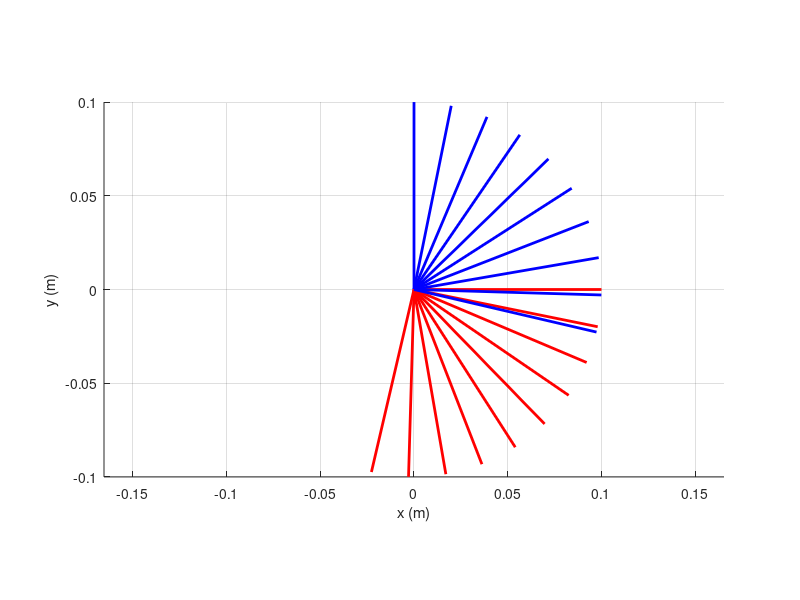
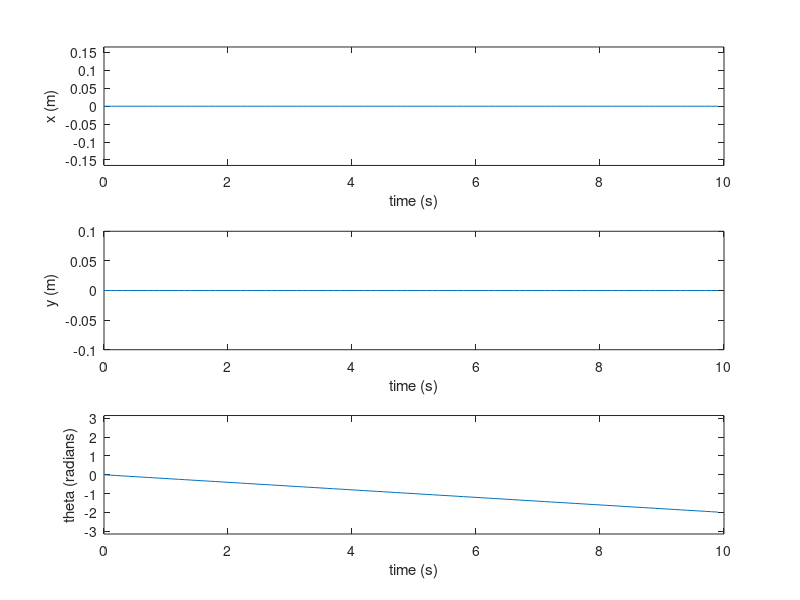

Source code (MATLAB) for these figures, in order:
%%

% this is not a problem
% simulator of omni-directional robot (from course website)

%% Try changing the wheel speeds to see what motions the robot does.
numSeconds=10;
% The speed of the first wheel (rad/s)
phi1 = 1.0;
% The speed of the second wheel (rad/s)
phi2 = 1.0;
% The speed of the third wheel (rad/s)
phi3 = 1.0;  
  
%%%%%%%%%%%%%%%%%%%%%%%%%%%%%%%      
%% Run and plot the simulation
% Wheel 1, the far right wheel
alpha1=0.0;
beta1=0.0;
ell1=0.5;

% Wheel 2, the top left wheel
alpha2=(2/3)*pi;
beta2=0.0;
ell2=0.5;
      
% Wheel 3, the bottom left wheel
alpha3=(4/3)*pi;
beta3=0.0;
ell3=0.5;

% The wheel radius
r = 0.1;
    
% Build the wheel equations
J1 = [sin(alpha1+beta1), -cos(alpha1+beta1), -ell1*cos(beta1)];
J2 = [sin(alpha2+beta2), -cos(alpha2+beta2), -ell2*cos(beta2)];
J3 = [sin(alpha3+beta3), -cos(alpha3+beta3), -ell3*cos(beta3)];

% Build the stacked wheel equation
J = [J1;J2;J3];

% The wheel radius
r = 0.1;

R = 0.1*eye(3);

% Solve for the forward differential kinematics matrix
F = (J'*J)\J'*R;
      
% Stack the wheel speeds
phi = [phi1;phi2;phi3];      
stepsPerSec=10;
steps = ceil(stepsPerSec*numSeconds);
dt = 1.0/stepsPerSec;

xi = [0;0;0];

p0 = [0;0];
p1 = [0.1;0];
p2 = [0;0.1];

figure(1);
clf;
hold on;

values = zeros(4,steps);      

pxi = [];
t = 0;
% This loop performs simple Euler integration of
% the differential forward kinematics and plots 
% a coordinate frame of the robot every 1 second.
% The red line is the robot X axis and the green line
% is the robot Y axis. The robot starts at the origin
% with an orientation of zero.
for i = 1:steps
  values(1:3,i) = xi;
  values(4,i) = t;
  R = [ cos(xi(3)), sin(xi(3));
       -sin(xi(3)), cos(xi(3)) ];
  if mod(i,stepsPerSec) == 1
    % plot the current location
    Tp0 = xi(1:2);
    Tp1 = R'*p1 + xi(1:2);
    Tp2 = R'*p2 + xi(1:2);
    plot([Tp0(1),Tp1(1)], [Tp0(2),Tp1(2)],'r-','linewidth',2);
    plot([Tp0(1),Tp2(1)], [Tp0(2),Tp2(2)],'b-','linewidth',2);
  end
  if ~isempty(pxi)
      plot([pxi(1), xi(1)],[pxi(2),xi(2)], 'k-', 'linewidth',1);
  end
  
  % store the old xi
  pxi = xi;
  RR = [R, [0;0];
        [0,0,1]];
  % Propagate xi forward in time
  xi = pxi + RR' * F * phi * dt;
  t = t + dt;
end
hold on;
grid on;
axis equal;
X = max(abs(xlim));
Y = max(abs(ylim));
xlim([-X,X]);
ylim([-Y,Y]);
xlabel('x (m)')
ylabel('y (m)')

      
figure(2);
subplot(311)
plot(values(4,:),values(1,:));
xlabel('time (s)');
ylabel('x (m)');
ylim([-X,X])
subplot(312)
plot(values(4,:),values(2,:));
xlabel('time (s)');
ylabel('y (m)');
ylim([-Y,Y])
subplot(313)
plot(values(4,:), values(3,:));
xlabel('time (s)');
ylabel('theta (radians)');
ylim([-pi,pi])